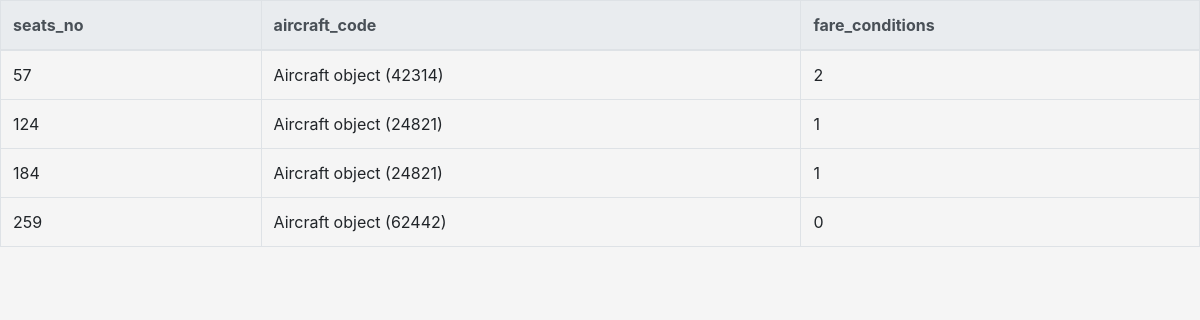
The app's page /aero/seat/ with its own data.
### aero/models.py (models this page shows, shortened)
class Seat(models.Model):
    seats_no = models.IntegerField(primary_key=True, unique=True, verbose_name='seats_no')
    aircraft_code = models.ForeignKey('Aircraft', to_field='aircraft_code', on_delete=models.PROTECT, verbose_name='aircraft_code')
    class FareCondition(models.IntegerChoices):
        low = 0
        medium = 1
        hight = 2
    fare_conditions = models.IntegerField(choices=FareCondition.choices, verbose_name='fare_conditions')

class Aircraft(models.Model):
    aircraft_code = models.IntegerField(primary_key=True, unique=True, verbose_name='aircraft_code')
    range_of = models.IntegerField(verbose_name='range')
    model = models.CharField(max_length=20, verbose_name='model')

### aero/views.py (the view)
# urls.py: path('seat/', seat_index),
def seat_index(request):
    template = loader.get_template("seat/index.html")
    seats = Seat.objects.order_by("seats_no")
    context = { 'seats': seats }
    return HttpResponse(template.render(context, request))

### aero/templates/seat/index.html (shortened to what this page needs)
<!DOCTYPE html>
<html>
	<head>
		<link rel="stylesheet" href="https://cdn.jsdelivr.net/npm/bootstrap@4.3.1/dist/css/bootstrap.min.css">
	</head>
	<body style="background: whitesmoke;">
	<table class="table table-bordered table-hover">
	  <thead class="thead-light">
	    <tr>
	      <th scope="col">seats_no</th>
	      <th scope="col">aircraft_code</th>
	      <th scope="col">fare_conditions</th>
	    </tr>
	  </thead>
	  <tbody>
		{% for seat in seats %}
	    <tr>
	      <td>{{seat.seats_no}}</td>
	      <td>{{seat.aircraft_code}}</td>
	      <td>{{seat.fare_conditions}}</td>
	    </tr>
		{% endfor %}
	  </tbody>
	</table>
	</body>
</html>

### records on screen
Seat: seats_no "57", aircraft_code "Aircraft object (42314)", fare_conditions "2"
Seat: seats_no "124", aircraft_code "Aircraft object (24821)", fare_conditions "1"
Seat: seats_no "184", aircraft_code "Aircraft object (24821)", fare_conditions "1"
Seat: seats_no "259", aircraft_code "Aircraft object (62442)", fare_conditions "0"
